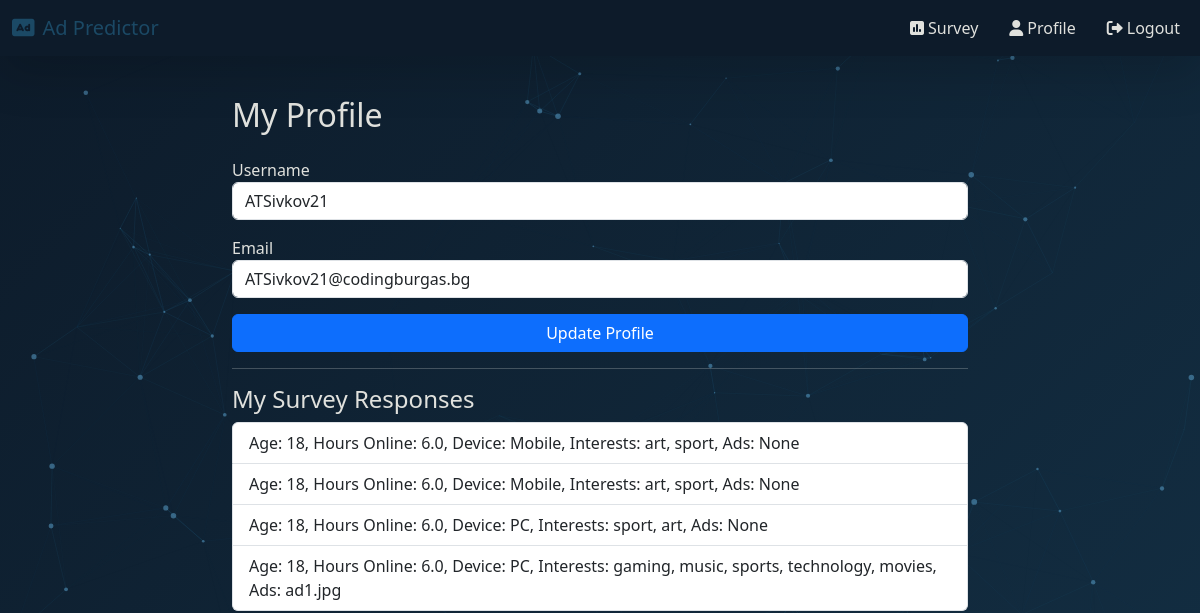
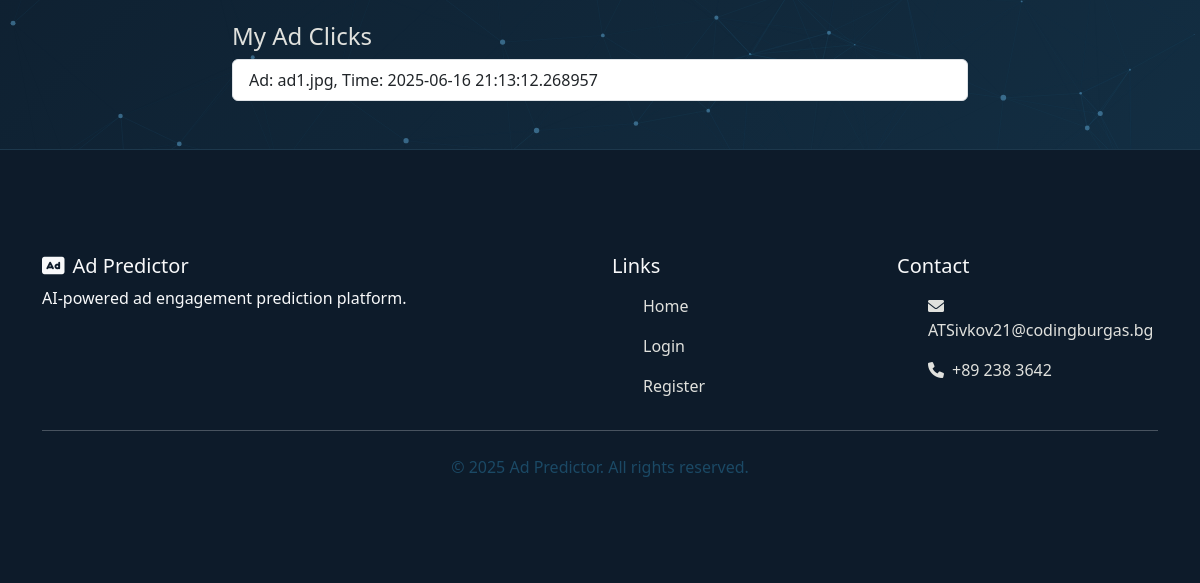
The app's page /profile (signed in), older data (2 pictures, top to bottom).
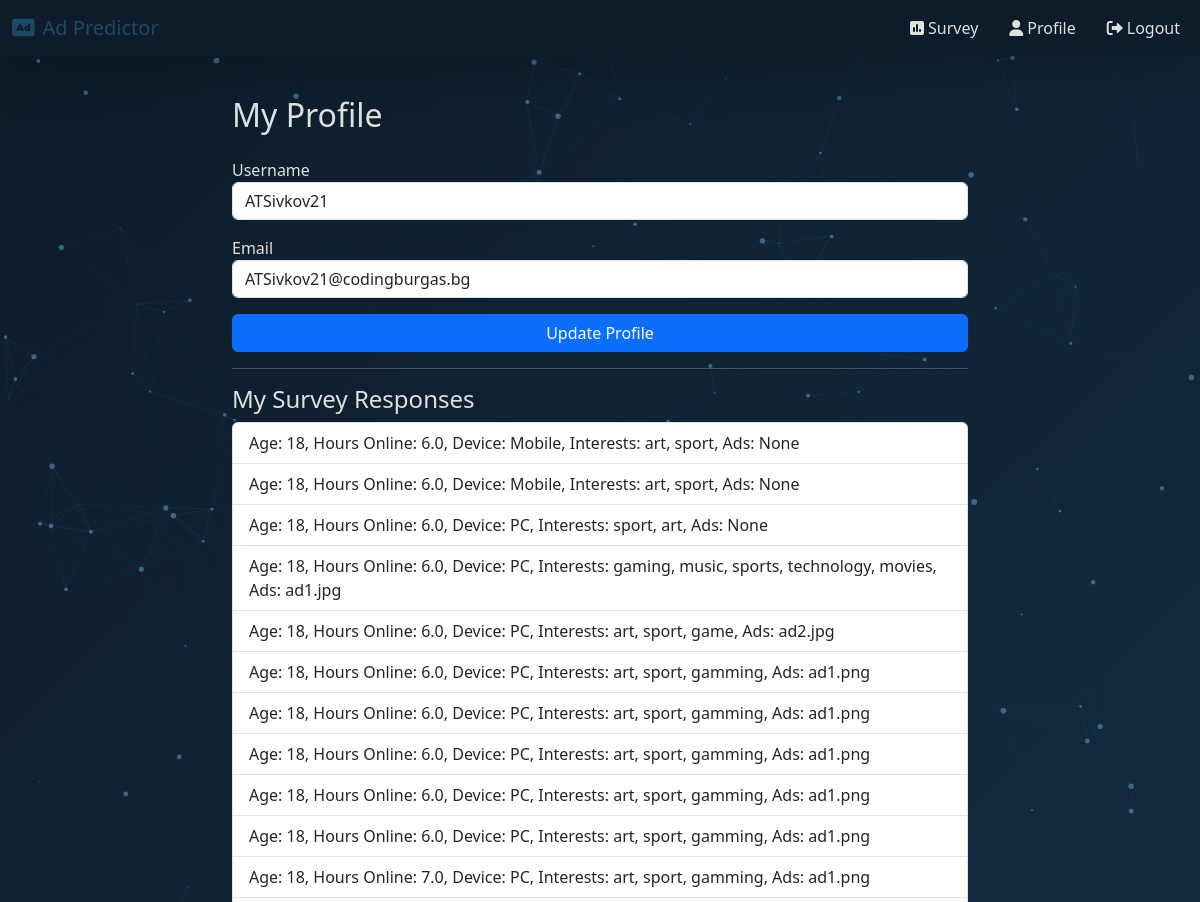
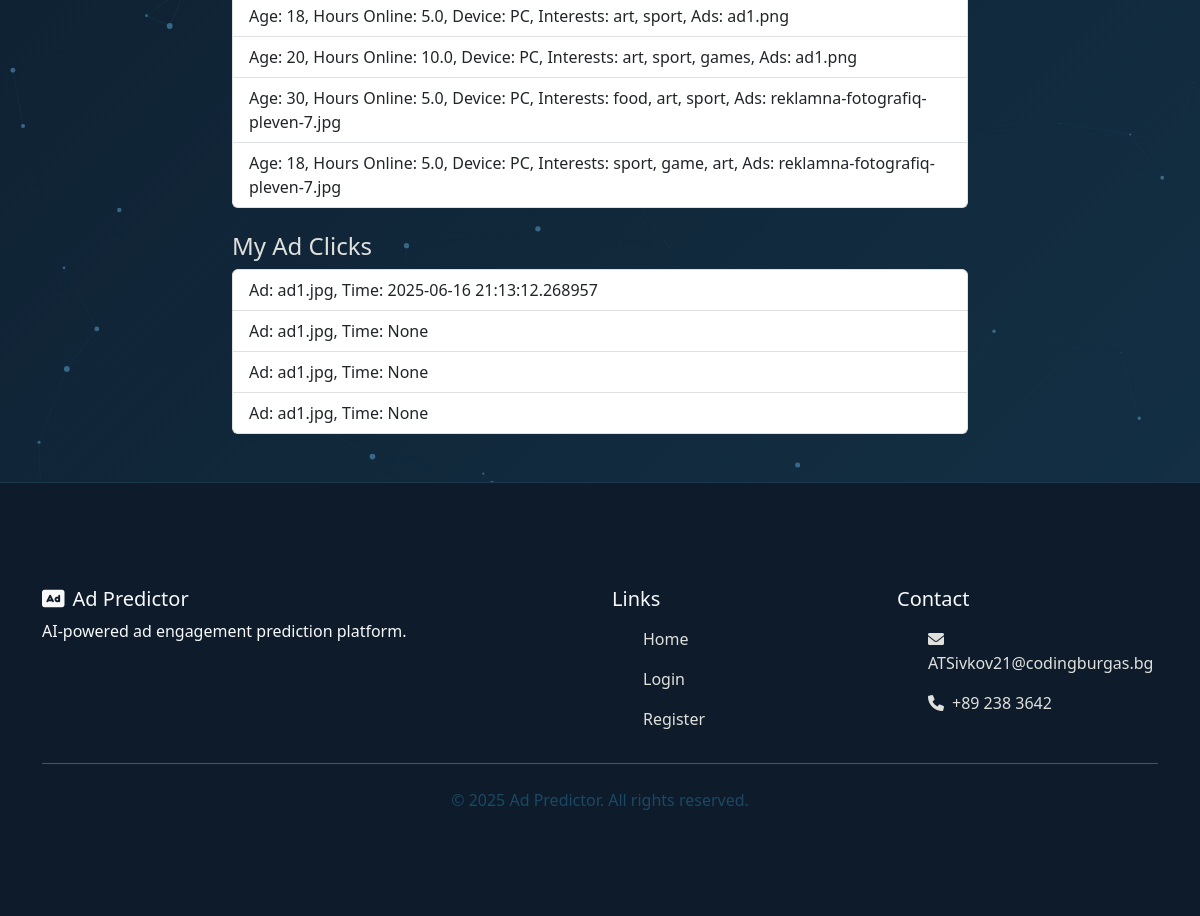
The same page, newer data (2 pictures, top to bottom).
### app/models.py (models this page shows, shortened)
class User(UserMixin, db.Model):
    id = db.Column(db.Integer, primary_key=True)
    username = db.Column(db.String(64), unique=True, nullable=False)
    email = db.Column(db.String(120), unique=True, nullable=False)
    password_hash = db.Column(db.String(128))
    email_confirmed = db.Column(db.Boolean, default=False)
    role_id = db.Column(db.Integer, db.ForeignKey('role.id'))
    survey_responses = db.relationship('SurveyResponse', backref='user', lazy=True)
    ad_clicks = db.relationship('AdClick', backref='user', lazy=True)

class SurveyResponse(db.Model):
    id = db.Column(db.Integer, primary_key=True)
    age = db.Column(db.Integer)
    daily_online_hours = db.Column(db.Float)
    device = db.Column(db.String(64))
    interests = db.Column(db.String(256))
    selected_ads = db.Column(db.String(200), nullable=True)
    timestamp = db.Column(db.DateTime, default=datetime.utcnow)
    user_id = db.Column(db.Integer, db.ForeignKey('user.id'))

class AdClick(db.Model):
    id = db.Column(db.Integer, primary_key=True)
    ad_name = db.Column(db.String(100), nullable=False)
    clicked_at = db.Column(db.DateTime, server_default=db.func.now())
    user_id = db.Column(db.Integer, db.ForeignKey('user.id'))

### app/main/routes.py (the view)
@main_bp.route('/profile', methods=['GET', 'POST'])
@login_required
def profile():
    form = ProfileForm(obj=current_user)
    if form.validate_on_submit():
        current_user.username = form.username.data
        current_user.email = form.email.data
        db.session.commit()
        flash('Profile updated!', 'success')
        return redirect(url_for('main.profile'))
    surveys = SurveyResponse.query.filter_by(user_id=current_user.id).all()
    ad_clicks = AdClick.query.filter_by(user_id=current_user.id).all()
    return render_template('main/profile.html', form=form, surveys=surveys, ad_clicks=ad_clicks)

### app/forms.py
class ProfileForm(FlaskForm):
    username = StringField('Username', validators=[DataRequired()])
    email = StringField('Email', validators=[Email()])
    submit = SubmitField('Update Profile')

### app/models.py (called while the page is built)
@login_manager.user_loader
def load_user(user_id):
    return User.query.get(int(user_id))

### app/main/templates/main/profile.html (shortened to what this page needs)
{% extends 'layout.html' %}
{% block content %}
<div class="row justify-content-center fade-in-up">
  <div class="col-md-8">
    <h2 class="mb-4">My Profile</h2>
    <form method="POST">
      <div class="mb-3">{{ form.username.label }}{{ form.username(class="form-control") }}</div>
      <div class="mb-3">{{ form.email.label }}{{ form.email(class="form-control") }}</div>
      <div class="mb-3">{{ form.submit(class="btn btn-primary w-100", value="Update Profile") }}</div>
    </form>
    <hr>
    <h4>My Survey Responses</h4>
    {% if surveys %}
      <ul class="list-group mb-4">
        {% for s in surveys %}
          <li class="list-group-item">
            Age: {{ s.age }}, Hours Online: {{ s.daily_online_hours }}, Device: {{ s.device }}, Interests: {{ s.interests }}, Ads: {{ s.selected_ads }}
          </li>
        {% endfor %}
      </ul>
    {% else %}
      <p>No survey responses yet.</p>
    {% endif %}
    <h4>My Ad Clicks</h4>
    {% if ad_clicks %}
      <ul class="list-group">
        {% for c in ad_clicks %}
          <li class="list-group-item">Ad: {{ c.ad_name }}, Time: {{ c.clicked_at }}</li>
        {% endfor %}
      </ul>
    {% else %}
      <p>No ad clicks yet.</p>
    {% endif %}
  </div>
</div>
{% endblock %}

### app/templates/layout.html (shortened to what this page needs)
<!DOCTYPE html>
<html lang="en">
<head>
  <link rel="stylesheet" href="{{ url_for('static', filename='css/style.css') }}">
  <link href="https://cdn.jsdelivr.net/npm/bootstrap@5.3.0/dist/css/bootstrap.min.css" rel="stylesheet">
  <link href="https://unpkg.com/aos@2.3.1/dist/aos.css" rel="stylesheet">
  <link rel="stylesheet" href="https://cdnjs.cloudflare.com/ajax/libs/animate.css/4.1.1/animate.min.css">
  <link rel="stylesheet" href="https://cdnjs.cloudflare.com/ajax/libs/font-awesome/6.0.0/css/all.min.css">
</head>
<body class="deep-blue-bg">
  <div class="particles-js" id="particles-js"></div>
  <nav class="navbar navbar-expand-lg navbar-dark bg-blue-dark shadow-lg fixed-top">
    <div class="container-fluid">
      <a class="navbar-brand animate__animated animate__pulse" href="{{ url_for('main.index') }}" style="color: #1b4965;">
        <i class="fas fa-ad me-2"></i>Ad Predictor
      </a>
      <div class="collapse navbar-collapse" id="navbarNav">
        <ul class="navbar-nav ms-auto">
          {% if current_user.is_authenticated %}
            <li class="nav-item">
              <a class="nav-link animate__animated animate__fadeIn" href="{{ url_for('main.survey') }}" style="color: #1b4965;">
                <i class="fas fa-poll me-1"></i>Survey
              </a>
            </li>
            <li class="nav-item">
              <a class="nav-link animate__animated animate__fadeIn" href="{{ url_for('main.profile') }}" style="color: #1b4965;">
                <i class="fas fa-user me-1"></i>Profile
              </a>
            </li>
            <li class="nav-item">
              <a class="nav-link animate__animated animate__fadeIn" href="{{ url_for('auth.logout') }}" style="color: #1b4965;">
                <i class="fas fa-sign-out-alt me-1"></i>Logout
              </a>
            </li>
          {% endif %}
        </ul>
      </div>
    </div>
  </nav>
  <div class="container py-5 mt-5">
    {% block content %}{% endblock %}
  </div>
  <footer class="footer bg-blue-dark text-light py-4">
    <div class="container">
      <div class="row">
        <div class="col-md-6">
          <h5 class="animate__animated animate__fadeIn"><i class="fas fa-ad me-2"></i>Ad Predictor</h5>
          <p class="animate__animated animate__fadeIn">AI-powered ad engagement prediction platform.</p>
        </div>
        <div class="col-md-3">
          <h5 class="animate__animated animate__fadeIn">Links</h5>
          <ul class="nav flex-column">
            <li class="nav-item animate__animated animate__fadeIn">
              <a class="nav-link" href="{{ url_for('main.index') }}">Home</a>
            </li>
            <li class="nav-item animate__animated animate__fadeIn">
              <a class="nav-link" href="{{ url_for('auth.login') }}">Login</a>
            </li>
            <li class="nav-item animate__animated animate__fadeIn">
              <a class="nav-link" href="{{ url_for('auth.register') }}">Register</a>
            </li>
          </ul>
        </div>
        <div class="col-md-3">
          <h5 class="animate__animated animate__fadeIn">Contact</h5>
          <ul class="nav flex-column">
            <li class="nav-item animate__animated animate__fadeIn">
              <a class="nav-link" href="#"><i class="fas fa-envelope me-2"></i>ATSivkov21@codingburgas.bg</a>
            </li>
            <li class="nav-item animate__animated animate__fadeIn">
              <a class="nav-link" href="#"><i class="fas fa-phone me-2"></i>+89 238 3642</a>
            </li>
          </ul>
        </div>
      </div>
      <hr class="mt-4 mb-4">
      <div class="text-center animate__animated animate__fadeIn">
        <p class="mb-0" style="color: #1b4965;">&copy; 2025 Ad Predictor. All rights reserved.</p>
      </div>
    </div>
  </footer>
</body>
</html>

### static/css/style.css (style rules this page uses)
.deep-blue-bg { background: linear-gradient(135deg, #0d1b2a 0%, #1b4965 50%, #5fa8d3 100%); background-size: 400% 400%; animation: gradientFlow 15s ease infinite; font-family: 'Segoe UI', Tahoma, Geneva, Verdana, sans-serif; color: #e0e1dd; min-height: 100vh; position: relative; overflow-x: hidden; }
.bg-blue-dark { background-color: #0d1b2a !important; backdrop-filter: blur(10px); -webkit-backdrop-filter: blur(10px); }
.navbar { box-shadow: 0 4px 30px rgba(0, 0, 0, 0.3); transition: all 0.3s ease; }
.nav-link { color: #e0e1dd !important; margin-left: 15px; transition: all 0.3s; position: relative; }
.nav-link::after { content: ''; position: absolute; width: 0; height: 2px; bottom: 0; left: 0; background-color: #5fa8d3; transition: width 0.3s ease; }
#particles-js { position: fixed; width: 100%; height: 100%; top: 0; left: 0; z-index: -1; }
.container { padding-top: 80px; padding-bottom: 80px; position: relative; z-index: 1; }
.footer { background-color: rgba(13, 27, 42, 0.8); backdrop-filter: blur(10px); -webkit-backdrop-filter: blur(10px); border-top: 1px solid rgba(95, 168, 211, 0.2); }
.form-control, .form-select { background-color: rgba(27, 42, 65, 0.7); border: 1px solid rgba(95, 168, 211, 0.3); color: #e0e1dd; backdrop-filter: blur(5px); -webkit-backdrop-filter: blur(5px); transition: all 0.3s ease; }

Row changes from the older to the newer data that the page shows:
added SurveyResponse: age "18", daily_online_hours "6.0", device "PC", interests "art, sport, game", selected_ads "ad2.jpg"
added SurveyResponse: age "18", daily_online_hours "6.0", device "PC", interests "art, sport, gamming", selected_ads "ad1.png"
added SurveyResponse: age "18", daily_online_hours "6.0", device "PC", interests "art, sport, gamming", selected_ads "ad1.png"
added SurveyResponse: age "18", daily_online_hours "6.0", device "PC", interests "art, sport, gamming", selected_ads "ad1.png"
added SurveyResponse: age "18", daily_online_hours "6.0", device "PC", interests "art, sport, gamming", selected_ads "ad1.png"
added SurveyResponse: age "18", daily_online_hours "6.0", device "PC", interests "art, sport, gamming", selected_ads "ad1.png"
added SurveyResponse: age "18", daily_online_hours "7.0", device "PC", interests "art, sport, gamming", selected_ads "ad1.png"
added SurveyResponse: age "18", daily_online_hours "5.0", device "PC", interests "art, sport", selected_ads "ad1.png"
added SurveyResponse: age "20", daily_online_hours "10.0", device "PC", interests "art, sport, games", selected_ads "ad1.png"
added SurveyResponse: age "30", daily_online_hours "5.0", device "PC", interests "food, art, sport", selected_ads "reklamna-fotografiq-pleven-7.jpg"
added SurveyResponse: age "18", daily_online_hours "5.0", device "PC", interests "sport, game, art", selected_ads "reklamna-fotografiq-pleven-7.jpg"
added AdClick: ad_name "ad1.jpg", clicked_at "None"
added AdClick: ad_name "ad1.jpg", clicked_at "None"
added AdClick: ad_name "ad1.jpg", clicked_at "None"
